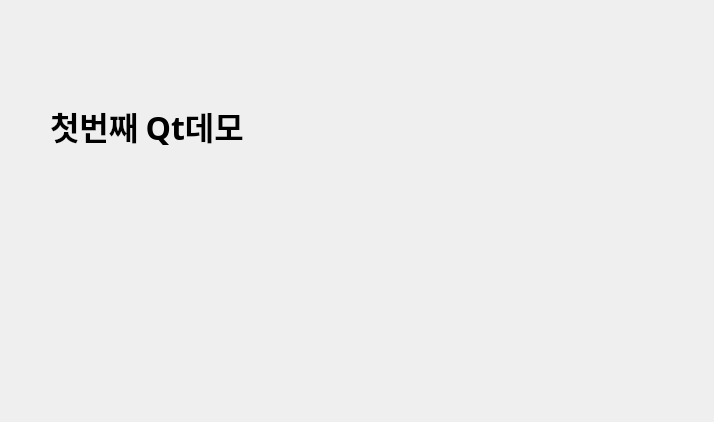
<?xml version="1.0" encoding="UTF-8"?>
<ui version="4.0">
 <class>Dialog</class>
 <widget class="QDialog" name="Dialog">
  <property name="geometry">
   <rect>
    <x>0</x>
    <y>0</y>
    <width>714</width>
    <height>422</height>
   </rect>
  </property>
  <property name="windowTitle">
   <string>Dialog</string>
  </property>
  <widget class="QLabel" name="label">
   <property name="geometry">
    <rect>
     <x>50</x>
     <y>50</y>
     <width>551</width>
     <height>151</height>
    </rect>
   </property>
   <property name="font">
    <font>
     <family>맑은 고딕</family>
     <pointsize>24</pointsize>
     <weight>75</weight>
     <bold>true</bold>
    </font>
   </property>
   <property name="text">
    <string>첫번째 Qt데모</string>
   </property>
  </widget>
 </widget>
 <resources/>
 <connections/>
</ui>
